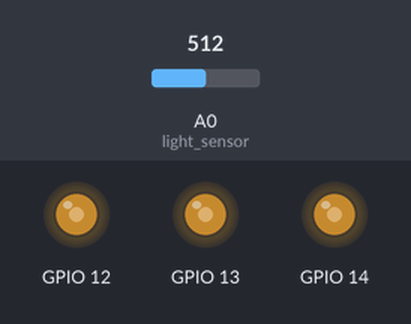
The program below on a simulated ESP8266 board running MicroPython. On the bench: output pins drawn as LEDs (lit = HIGH). Inputs (shaded band) come from the test bench; at power-on: A0 (light_sensor) = 512 (analog values on the 0–1023 scale).

Above: at 1.2 s.
1.3 s: A0 (light_sensor) set to 716
At 2.7 s:
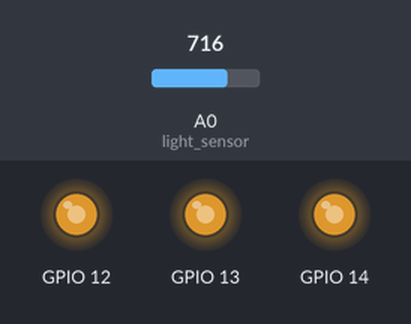
3.0 s: A0 (light_sensor) set to 900
At 4.0 s:
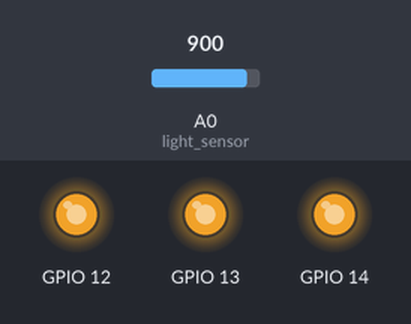
4.5 s: A0 (light_sensor) set to 122
At 5.2 s:
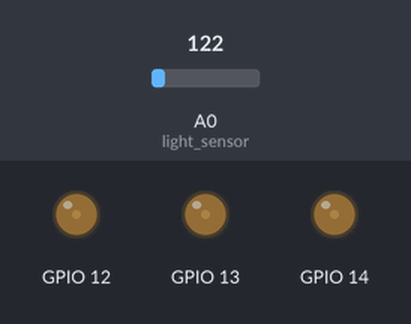
6.0 s: A0 (light_sensor) set to 0
At 6.3 s:
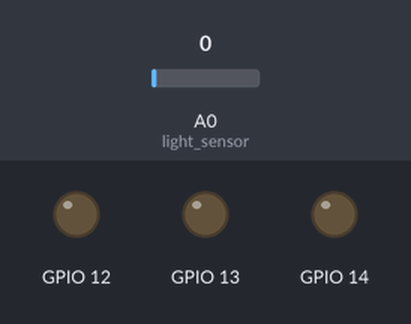
Timing chart, 0 to 8.5 s (numbered marks = the images above; inputs shaded):
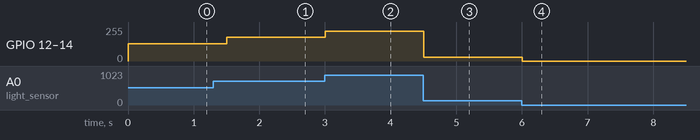

The program:

prj02.py
```python
#########################匯入模組#########################
from machine import Pin, ADC, PWM
from time import sleep
import mcu

#########################函式與類別定義#########################
frequency = 1000  # 頻率(Hz)
duty_cycle = 0  # 佔空比(0~1023)
gpio = mcu.gpio()
light_sensor = ADC(0)  # 建立 ADC物件，腳位為ADC0
#########################宣告與設定#########################
RED = PWM(Pin(gpio.D5), freq=frequency, duty=duty_cycle)  # GPIO14，頻率1kHz，佔空比0%
GREEN = PWM(Pin(gpio.D6), freq=frequency, duty=duty_cycle)  # GPIO12，頻率1kHz，佔空比0%
BLUE = PWM(Pin(gpio.D7), freq=frequency, duty=duty_cycle)  # GPIO13，頻率1kHz，佔空比0%
#########################主程式#########################
while True:
    light_sensor_running = light_sensor.read()  # 讀取光敏電阻數值(0~1023)
    RED.duty(light_sensor_running)  # 設定紅色LED的佔空比
    GREEN.duty(light_sensor_running)  # 設定綠色LED的佔空比
    BLUE.duty(light_sensor_running)  # 設定藍色LED的佔空比
    sleep(0.3)  # 延遲0.3秒
```

mcu.py
```python
class gpio:
    def __init__(self):
        self._D0 = 16
        self._D1 = 5
        self._D2 = 4
        self._D3 = 0
        self._D4 = 2
        self._D5 = 14
        self._D6 = 12
        self._D7 = 13
        self._D8 = 15
        self._SDD3 = 10
        self._SDD2 = 9

    @property
    def D0(self):
        return self._D0

    @property
    def D1(self):
        return self._D1

    @property
    def D2(self):
        return self._D2

    @property
    def D3(self):
        return self._D3

    @property
    def D4(self):
        return self._D4

    @property
    def D5(self):
        return self._D5

    @property
    def D6(self):
        return self._D6

    @property
    def D7(self):
        return self._D7

    @property
    def D8(self):
        return self._D8

    @property
    def SDD3(self):
        return self._SDD3

    @property
    def SDD2(self):
        return self._SDD2
```

Measured:
- after the input at 1.3 s, GPIO 12–14: 128/255 → 178/255 after 0.20 s
- after the input at 3.0 s, GPIO 12–14: 178/255 → 224/255 at once
- after the input at 4.5 s, GPIO 12–14: 224/255 → 30/255 at once
- after the input at 6.0 s, GPIO 12–14: 30/255 → 0/255 at once
